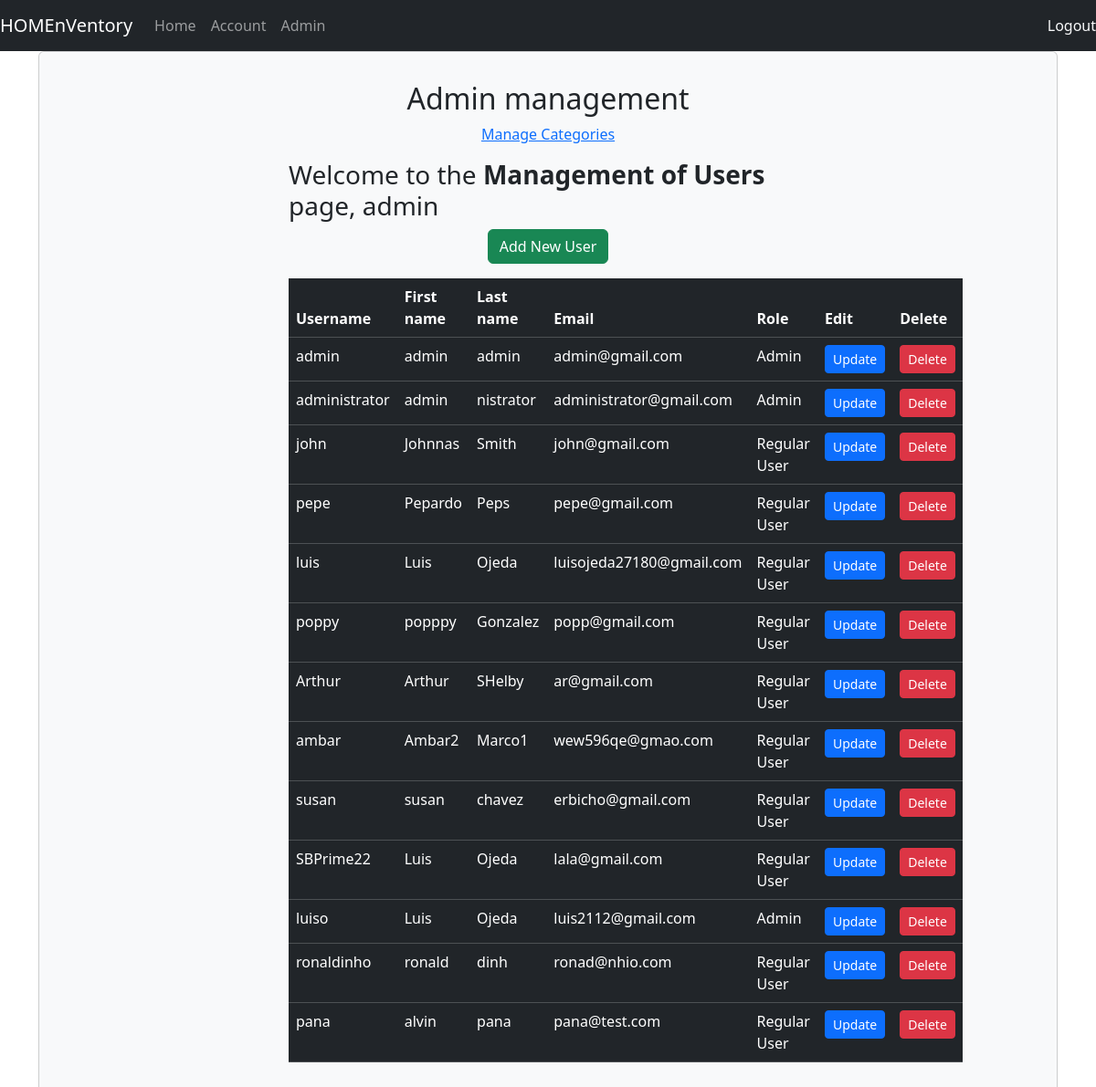
The page /admin_management/ (signed in) on the database as committed earlier.
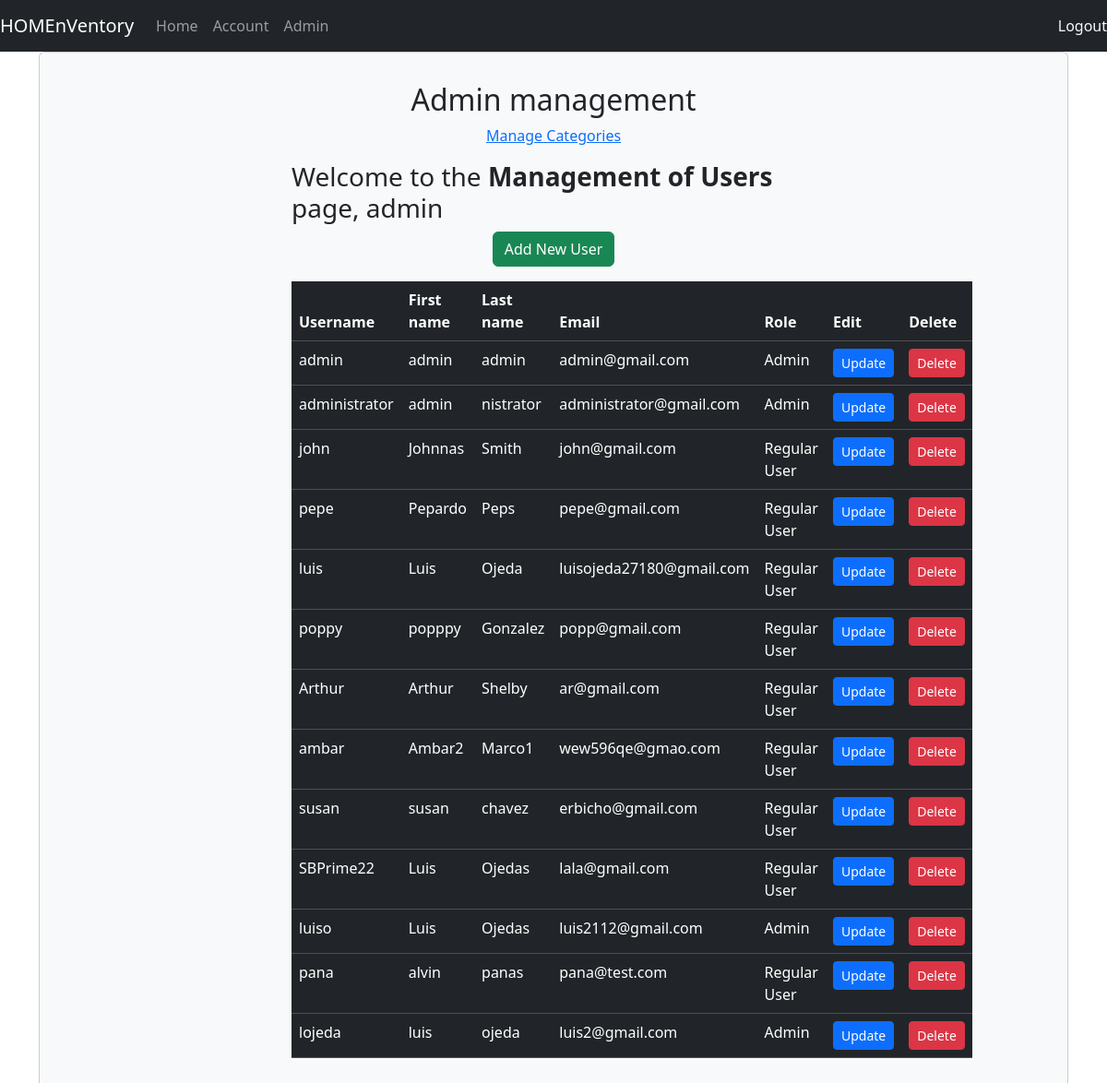
The same page on the database as committed later.
### inventory/models.py (models this page shows, shortened)
class Account(AbstractUser):
    email = models.EmailField(verbose_name="email", max_length=60, unique=True)
    username = models.CharField(max_length=30, unique=True)
    date_joined = models.DateTimeField(verbose_name='date joined', auto_now_add=True)
    last_login = models.DateTimeField(verbose_name='last login', auto_now=True)
    is_admin = models.BooleanField(default=False)
    is_active = models.BooleanField(default=True)
    is_staff = models.BooleanField(default=False)
    is_superuser = models.BooleanField(default=False)
    first_name = models.CharField(max_length=20)
    last_name = models.CharField(max_length=25)
    USERNAME_FIELD = 'username'
    REQUIRED_FIELDS = ['email', 'first_name', 'last_name']
    objects = AccountManager()
    class Meta:
        verbose_name = 'Account'
        verbose_name_plural = 'Accounts'

### inventory/views.py (the view)
# urls.py: path('admin_management/', views.admin_management_view, name="admin_management"),
def admin_management_view(request):
    context = {}
    user = request.user
    if not user.is_authenticated:
        return redirect("login")
    if not user.is_admin:
        return redirect("user_inventory")
    accounts = Account.objects.all()
    context['accounts'] = accounts
    return render(request, "admin/admin_management.html", context)

### inventory/templates/admin/admin_management.html (shortened to what this page needs)
{% extends 'base.html'%}
{% block content%}
    <div class="container">
        <div class="card bg-light">
            <article class="card-body mx-auto" style="max-width: 600px;">
                <h2 class="card-title mt-3 text-center">Admin management</h2>
                <p class="text-center"><a href="{% url 'manage_categories'%}">Manage Categories</a></p>
                <h3>Welcome to the <b>Management of Users</b> page, {{user.username}}</h3>
                <div class="text-center mb-3">
                    <a class="btn btn-success" href="{% url 'admin_add_user' %}">Add New User</a>
                </div>
                <table class="table table-dark">
                    <thead>
                        <tr>
                            <th scope="col">Username</th>
                            <th scope="col">First name</th>
                            <th scope="col">Last name</th>
                            <th scope="col">Email</th>
                            <th scope="col">Role</th>
                            <th scope="col">Edit</th>
                            <th scope="col">Delete</th>
                        </tr>
                    </thead>
                    {% for account in accounts %}
                        <tr>
                            <td>{{account.username}}</td>
                            <td>{{account.first_name}}</td>
                            <td>{{account.last_name}}</td>
                            <td>{{account.email}}</td>
                            <td>
                                {% if account.is_admin %}
                                    Admin
                                {% else %}
                                    Regular User
                                {% endif %}
                            </td>
                            <td>
                                <a class="btn btn-primary btn-sm" href="{% url 'admin_update_user' account.username %}">Update</a>
                            </td>
                            <td>
                                <form action="{% url 'delete_account' account.username  %}" method="post" style="display: inline;">
                                    <input class="btn btn-danger btn-sm" type="submit" name="Delete" value="Delete" onclick="return confirm('Are you sure you want to delete this user?')">
                                </form>
                            </td>
                        </tr>
                    {% endfor %}
                </table>
            </article>
        </div>
    </div>
{% endblock %}

### inventory/templates/base.html (shortened to what this page needs)
<!DOCTYPE html>
<html lang="en">
<head>
    {% load static %}
    <link rel="stylesheet" type="text/css" href="{% static 'css/style.css' %}" />
    <link rel="stylesheet" href="https://cdnjs.cloudflare.com/ajax/libs/font-awesome/6.0.0/css/all.min.css">
    {% load django_bootstrap5 %}
    {% bootstrap_css %}
</head>
<body>
    {% include 'partials/_navbar.html' %}
    <main>
        {% block content %}
        {% endblock %}
    </main>
</body>
</html>

### inventory/templates/partials/_navbar.html (shortened to what this page needs)
<nav class="navbar navbar-expand-lg navbar-dark bg-dark">
    <a class="navbar-brand" href="{% url 'index' %}">HOMEnVentory</a>
    <div class="collapse navbar-collapse" id="navbarSupportedContent">
        <ul class="navbar-nav me-auto">
            <li class="nav-item">
                <a class="nav-link" href="{% url 'index' %}">Home</a>
            </li>
            {% if request.user.is_authenticated %}
                <li class="nav-item">
                    <a class="nav-link" href="{% url 'account_management' %}">Account</a>
                </li>
                {% if request.user.is_admin %}
                    <li class="nav-item">
                        <a class="nav-link" href="{% url 'admin_management' %}">Admin</a>
                    </li>
                {% else %}
                    <li class="nav-item">
                        <a class="nav-link" href="{% url 'user_inventory' %}">Inventory</a>
                    </li>
                {% endif %}
            {% endif %}
        </ul>
        {% if request.user.is_authenticated %}
            <div>
                <a class="nav-link text-light" href="{% url 'custom_logout' %}">Logout</a>
            </div>
        {% else %}
            <div class="d-flex gap-3">
                <a class="nav-link text-light" href="{% url 'login' %}">Login</a>
                <a class="nav-link text-light" href="{% url 'register' %}">Register</a>
            </div>
        {% endif %}
    </div>
</nav>

Rows that differ between the two databases and show on the page:
removed Account: username "ronaldinho", first_name "ronald", last_name "dinh", email "ronad@nhio.com", is_admin "Regular User"
changed Account "Arthur": last_name "SHelby" → "Shelby"
changed Account "SBPrime22": last_name "Ojeda" → "Ojedas"
changed Account "luiso": last_name "Ojeda" → "Ojedas"
changed Account "pana": last_name "pana" → "panas"
added Account: username "lojeda", first_name "luis", last_name "ojeda", email "luis2@gmail.com", is_admin "Admin"
